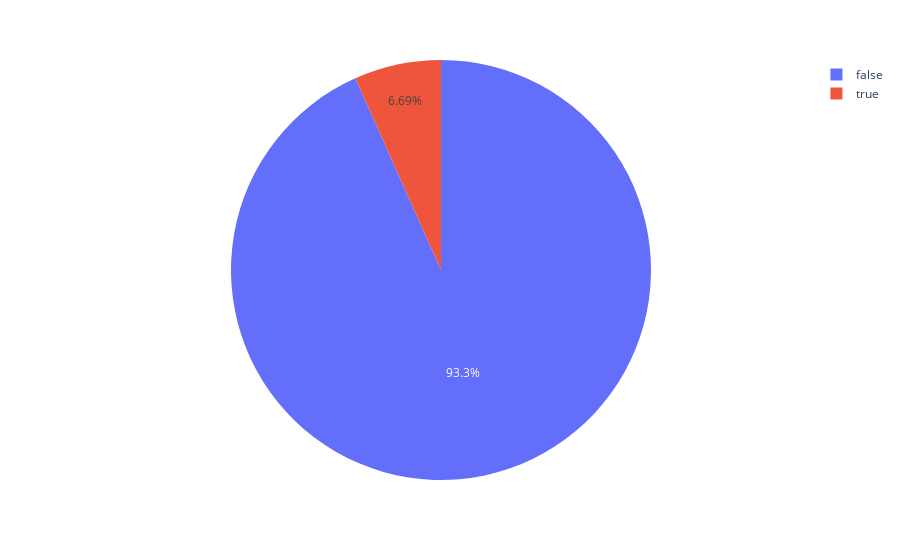

Notebook code cell kept with this figure:
### Code cell
use_test_case('bool_cat').explore().plot_distinct_values()

### Figure 1 — Plotly figure (JSON) as saved in the notebook; plotly's stock layout.template omitted (floating-point values rounded to 4 significant figures)
{"data": [{"domain": {"x": [0, 1], "y": [0, 1]}, "hoverlabel": {"namelength": 0}, "hovertemplate": "value=%{label}<br>count=%{value}", "labels": [false, true], "legendgroup": "", "name": "", "showlegend": true, "type": "pie", "values": [139974, 10028]}], "layout": {"legend": {"tracegroupgap": 0}, "margin": {"t": 60}}}
